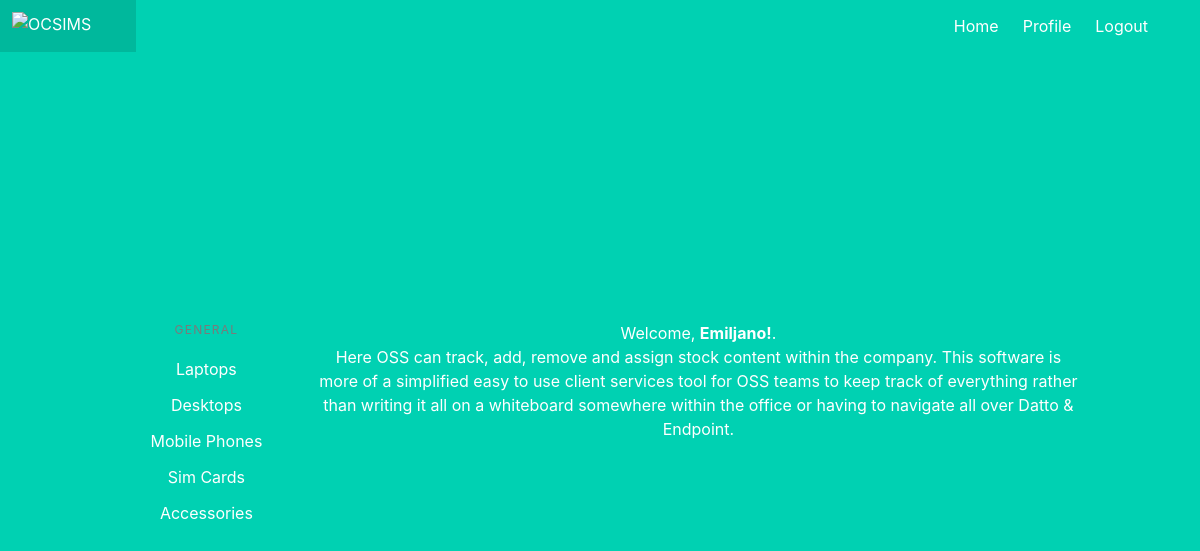
The app's page /profile (signed in), older data.
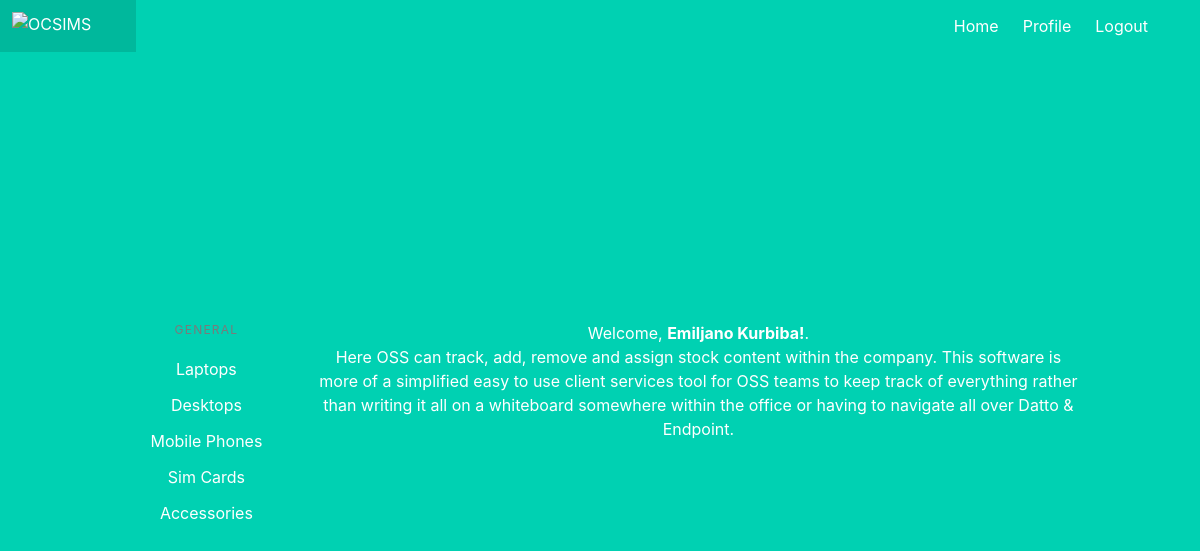
The same page, newer data.
### models.py (models this page shows)
class User(UserMixin, db.Model):
    id = db.Column(db.Integer, primary_key=True) # primary keys are required by SQLAlchemy
    email = db.Column(db.String(100), unique=True)
    password = db.Column(db.String(100))
    name = db.Column(db.String(1000))

### main.py (the view)
@main.route('/profile')
@login_required
def profile():
    return render_template('profile.html', name=current_user.name)

### __init__.py (called while the page is built)
def create_app():
    app = Flask(__name__)
    app.config['SECRET_KEY'] = 'secret-key-goes-here'
    app.config['SQLALCHEMY_DATABASE_URI'] = 'sqlite:///db.sqlite'
    db.init_app(app)
    from .auth import auth as auth_blueprint
    app.register_blueprint(auth_blueprint)
    from .main import main as main_blueprint
    app.register_blueprint(main_blueprint)
    login_manager = LoginManager()
    login_manager.login_view = 'auth.login'
    login_manager.init_app(app)
    from .models import User
    @login_manager.user_loader
    def load_user(user_id):
        return User.query.get(int(user_id))
    return app

### templates/profile.html
{% extends "base.html" %}
{% block content %}
<div class="columns">
  <div class="column is-one-fifth">
    <aside class="menu">
      <p class="menu-label">
        General
      </p>
      <ul class="menu-list">
        <li><a>Laptops</a></li>
        <li><a>Desktops</a></li>
        <li><a>Mobile Phones</a></li>
        <li><a>Sim Cards</a></li>
        <li><a>Accessories</a></li>
      </ul>
    </aside>
  </div>
  <div class="column">
    <div>
    <h1 class="block"> Welcome, <strong>{{ name }}!</strong>. </h1>
    </div>
      <h4>
      Here OSS can track, add, remove and assign stock content within the company. This software is more of a simplified easy to use client services tool for OSS teams to keep track of everything rather than writing it all on a whiteboard somewhere within the office or having to navigate all over Datto & Endpoint.
      </h4>
  </div>
{% endblock %}

### templates/base.html (shortened to what this page needs)
<!DOCTYPE html>
<html>
<head>
    <link rel="stylesheet" href="https://cdnjs.cloudflare.com/ajax/libs/bulma/0.7.2/css/bulma.min.css" />
</head>
<body>
    <section class="hero is-primary is-fullheight">
        <div class="hero-head">
            <nav class="navbar">
                <a class="navbar-item" href="https://support.oca.do">
                    <img src="https://upload.wikimedia.org/wikipedia/commons/6/6e/Ocado_Group_Logo.svg" alt="OCSIMS" width="112" height="28">
                </a>
                <div class="container">
                    <div id="navbarMenuHeroA" class="navbar-menu">
                        <div class="navbar-end">
                            <a href="{{ url_for('main.index') }}" class="navbar-item">
                                Home
                            </a>
                            {% if current_user.is_authenticated %}
                            <a href="{{ url_for('main.profile') }}" class="navbar-item">
                                Profile
                            </a>
                            {% endif %}
                            {% if current_user.is_authenticated %}
                            <a href="{{ url_for('auth.logout') }}" class="navbar-item">
                                Logout
                            </a>
                            {% endif %}
                        </div>
                    </div>
                </div>
            </nav>
        </div>
        <div class="hero-body">
            <div class="container has-text-centered">
               {% block content %}
               {% endblock %}
            </div>
        </div>
    </section>
</body>
</html>

Row changes from the older to the newer data that the page shows:
changed User: name "Emiljano" → "Emiljano Kurbiba"
